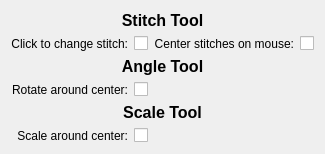
     <widget class="QWidget" name="tab_3">
      <attribute name="title">
       <string>Tools</string>
      </attribute>
      <layout class="QGridLayout" name="gridLayout_5">
       <item row="3" column="1">
        <widget class="QCheckBox" name="rotateAroundCenter">
         <property name="sizePolicy">
          <sizepolicy hsizetype="Minimum" vsizetype="Fixed">
           <horstretch>0</horstretch>
           <verstretch>0</verstretch>
          </sizepolicy>
         </property>
         <property name="text">
          <string/>
         </property>
        </widget>
       </item>
       <item row="0" column="0" colspan="4">
        <widget class="QLabel" name="label_31">
         <property name="sizePolicy">
          <sizepolicy hsizetype="Preferred" vsizetype="Fixed">
           <horstretch>0</horstretch>
           <verstretch>0</verstretch>
          </sizepolicy>
         </property>
         <property name="text">
          <string>&lt;!DOCTYPE HTML PUBLIC &quot;-//W3C//DTD HTML 4.0//EN&quot; &quot;http://www.w3.org/TR/REC-html40/strict.dtd&quot;&gt;
&lt;html&gt;&lt;head&gt;&lt;meta name=&quot;qrichtext&quot; content=&quot;1&quot; /&gt;&lt;style type=&quot;text/css&quot;&gt;
p, li { white-space: pre-wrap; }
&lt;/style&gt;&lt;/head&gt;&lt;body style=&quot; font-family:'Arial'; font-size:9pt; font-weight:400; font-style:normal;&quot;&gt;
&lt;p align=&quot;center&quot; style=&quot; margin-top:0px; margin-bottom:0px; margin-left:0px; margin-right:0px; -qt-block-indent:0; text-indent:0px;&quot;&gt;&lt;span style=&quot; font-family:'Ubuntu'; font-size:12pt; font-weight:600;&quot;&gt;Stitch Tool&lt;/span&gt;&lt;/p&gt;&lt;/body&gt;&lt;/html&gt;</string>
         </property>
        </widget>
       </item>
       <item row="1" column="3">
        <widget class="QCheckBox" name="centerNewStitchOnMouse">
         <property name="text">
          <string/>
         </property>
        </widget>
       </item>
       <item row="2" column="0" colspan="4">
        <widget class="QLabel" name="label_36">
         <property name="sizePolicy">
          <sizepolicy hsizetype="Preferred" vsizetype="Fixed">
           <horstretch>0</horstretch>
           <verstretch>0</verstretch>
          </sizepolicy>
         </property>
         <property name="text">
          <string>&lt;!DOCTYPE HTML PUBLIC &quot;-//W3C//DTD HTML 4.0//EN&quot; &quot;http://www.w3.org/TR/REC-html40/strict.dtd&quot;&gt;
&lt;html&gt;&lt;head&gt;&lt;meta name=&quot;qrichtext&quot; content=&quot;1&quot; /&gt;&lt;style type=&quot;text/css&quot;&gt;
p, li { white-space: pre-wrap; }
&lt;/style&gt;&lt;/head&gt;&lt;body style=&quot; font-family:'Arial'; font-size:9pt; font-weight:400; font-style:normal;&quot;&gt;
&lt;p align=&quot;center&quot; style=&quot; margin-top:0px; margin-bottom:0px; margin-left:0px; margin-right:0px; -qt-block-indent:0; text-indent:0px;&quot;&gt;&lt;span style=&quot; font-family:'Ubuntu'; font-size:12pt; font-weight:600;&quot;&gt;Angle Tool&lt;/span&gt;&lt;/p&gt;&lt;/body&gt;&lt;/html&gt;</string>
         </property>
        </widget>
       </item>
       <item row="1" column="0">
        <widget class="QLabel" name="label_32">
         <property name="text">
          <string>Click to change stitch:</string>
         </property>
         <property name="alignment">
          <set>Qt::AlignRight|Qt::AlignTrailing|Qt::AlignVCenter</set>
         </property>
         <property name="buddy">
          <cstring>showStitchTitle</cstring>
         </property>
        </widget>
       </item>
       <item row="5" column="0">
        <widget class="QLabel" name="label_39">
         <property name="text">
          <string>Scale around center:</string>
         </property>
         <property name="alignment">
          <set>Qt::AlignRight|Qt::AlignTrailing|Qt::AlignVCenter</set>
         </property>
        </widget>
       </item>
       <item row="3" column="0">
        <widget class="QLabel" name="label_37">
         <property name="text">
          <string>Rotate around center:</string>
         </property>
         <property name="alignment">
          <set>Qt::AlignRight|Qt::AlignTrailing|Qt::AlignVCenter</set>
         </property>
         <property name="buddy">
          <cstring>showStitchTitle</cstring>
         </property>
        </widget>
       </item>
       <item row="1" column="1">
        <widget class="QCheckBox" name="replaceStitchWithPress">
         <property name="sizePolicy">
          <sizepolicy hsizetype="Minimum" vsizetype="Fixed">
           <horstretch>0</horstretch>
           <verstretch>0</verstretch>
          </sizepolicy>
         </property>
         <property name="text">
          <string/>
         </property>
        </widget>
       </item>
       <item row="4" column="0" colspan="4">
        <widget class="QLabel" name="label_38">
         <property name="sizePolicy">
          <sizepolicy hsizetype="Preferred" vsizetype="Fixed">
           <horstretch>0</horstretch>
           <verstretch>0</verstretch>
          </sizepolicy>
         </property>
         <property name="text">
          <string>&lt;!DOCTYPE HTML PUBLIC &quot;-//W3C//DTD HTML 4.0//EN&quot; &quot;http://www.w3.org/TR/REC-html40/strict.dtd&quot;&gt;
&lt;html&gt;&lt;head&gt;&lt;meta name=&quot;qrichtext&quot; content=&quot;1&quot; /&gt;&lt;style type=&quot;text/css&quot;&gt;
p, li { white-space: pre-wrap; }
&lt;/style&gt;&lt;/head&gt;&lt;body style=&quot; font-family:'Arial'; font-size:9pt; font-weight:400; font-style:normal;&quot;&gt;
&lt;p align=&quot;center&quot; style=&quot; margin-top:0px; margin-bottom:0px; margin-left:0px; margin-right:0px; -qt-block-indent:0; text-indent:0px;&quot;&gt;&lt;span style=&quot; font-family:'Ubuntu'; font-size:12pt; font-weight:600;&quot;&gt;Scale Tool&lt;/span&gt;&lt;/p&gt;&lt;/body&gt;&lt;/html&gt;</string>
         </property>
         <property name="alignment">
          <set>Qt::AlignCenter</set>
         </property>
        </widget>
       </item>
       <item row="1" column="2">
        <widget class="QLabel" name="label_33">
         <property name="text">
          <string>Center stitches on mouse:</string>
         </property>
         <property name="alignment">
          <set>Qt::AlignRight|Qt::AlignTrailing|Qt::AlignVCenter</set>
         </property>
        </widget>
       </item>
       <item row="5" column="1">
        <widget class="QCheckBox" name="scaleAroundCenter">
         <property name="text">
          <string/>
         </property>
        </widget>
       </item>
      </layout>
     </widget>
